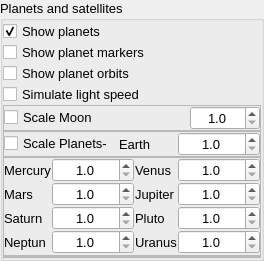
           <widget class="QGroupBox" name="planetsGroupBox">
            <property name="font">
             <font>
              <pointsize>10</pointsize>
              <weight>50</weight>
              <bold>false</bold>
             </font>
            </property>
            <property name="title">
             <string>Planets and satellites</string>
            </property>
            <property name="checkable">
             <bool>false</bool>
            </property>
            <layout class="QVBoxLayout" name="verticalLayout_2">
             <property name="spacing">
              <number>0</number>
             </property>
             <property name="leftMargin">
              <number>0</number>
             </property>
             <property name="topMargin">
              <number>0</number>
             </property>
             <property name="rightMargin">
              <number>0</number>
             </property>
             <property name="bottomMargin">
              <number>0</number>
             </property>
             <item>
              <widget class="QCheckBox" name="showPlanetCheckBox">
               <property name="text">
                <string>Show planets</string>
               </property>
               <property name="checked">
                <bool>true</bool>
               </property>
              </widget>
             </item>
             <item>
              <widget class="QCheckBox" name="planetMarkerCheckBox">
               <property name="text">
                <string>Show planet markers</string>
               </property>
              </widget>
             </item>
             <item>
              <widget class="QCheckBox" name="planetOrbitCheckBox">
               <property name="sizePolicy">
                <sizepolicy hsizetype="Minimum" vsizetype="Fixed">
                 <horstretch>0</horstretch>
                 <verstretch>0</verstretch>
                </sizepolicy>
               </property>
               <property name="text">
                <string>Show planet orbits</string>
               </property>
              </widget>
             </item>
             <item>
              <widget class="QCheckBox" name="planetLightSpeedCheckBox">
               <property name="text">
                <string>Simulate light speed</string>
               </property>
              </widget>
             </item>
             <item>
              <widget class="QFrame" name="frame_5">
               <property name="frameShape">
                <enum>QFrame::StyledPanel</enum>
               </property>
               <property name="frameShadow">
                <enum>QFrame::Plain</enum>
               </property>
               <layout class="QHBoxLayout" name="horizontalLayout_15">
                <property name="leftMargin">
                 <number>0</number>
                </property>
                <property name="topMargin">
                 <number>0</number>
                </property>
                <property name="rightMargin">
                 <number>0</number>
                </property>
                <property name="bottomMargin">
                 <number>0</number>
                </property>
                <item>
                 <widget class="QCheckBox" name="planetScaleMoonCheckBox">
                  <property name="text">
                   <string>Scale Moon</string>
                  </property>
                 </widget>
                </item>
                <item>
                 <widget class="QDoubleSpinBox" name="moonScaleSpinBox">
                  <property name="maximumSize">
                   <size>
                    <width>70</width>
                    <height>16777215</height>
                   </size>
                  </property>
                  <property name="alignment">
                   <set>Qt::AlignCenter</set>
                  </property>
                  <property name="decimals">
                   <number>1</number>
                  </property>
                  <property name="minimum">
                   <double>1.000000000000000</double>
                  </property>
                 </widget>
                </item>
               </layout>
              </widget>
             </item>
             <item>
              <widget class="QFrame" name="frame_6">
               <property name="frameShape">
                <enum>QFrame::StyledPanel</enum>
               </property>
               <property name="frameShadow">
                <enum>QFrame::Plain</enum>
               </property>
               <layout class="QHBoxLayout" name="horizontalLayout_29">
                <property name="leftMargin">
                 <number>0</number>
                </property>
                <property name="topMargin">
                 <number>0</number>
                </property>
                <property name="rightMargin">
                 <number>0</number>
                </property>
                <property name="bottomMargin">
                 <number>0</number>
                </property>
                <item>
                 <widget class="QCheckBox" name="planetScalePlanetCheckBox">
                  <property name="text">
                   <string>Scale Planets-</string>
                  </property>
                 </widget>
                </item>
                <item>
                 <widget class="QLabel" name="Earth">
                  <property name="text">
                   <string>Earth</string>
                  </property>
                 </widget>
                </item>
                <item>
                 <widget class="QDoubleSpinBox" name="earthSpinBox">
                  <property name="alignment">
                   <set>Qt::AlignCenter</set>
                  </property>
                  <property name="decimals">
                   <number>1</number>
                  </property>
                  <property name="minimum">
                   <double>1.000000000000000</double>
                  </property>
                  <property name="maximum">
                   <double>500000.000000000000000</double>
                  </property>
                  <property name="singleStep">
                   <double>5.000000000000000</double>
                  </property>
                 </widget>
                </item>
               </layout>
              </widget>
             </item>
             <item>
              <widget class="QFrame" name="frame_10">
               <property name="frameShape">
                <enum>QFrame::StyledPanel</enum>
               </property>
               <property name="frameShadow">
                <enum>QFrame::Plain</enum>
               </property>
               <layout class="QGridLayout" name="gridLayout_12">
                <property name="leftMargin">
                 <number>0</number>
                </property>
                <property name="topMargin">
                 <number>0</number>
                </property>
                <property name="rightMargin">
                 <number>0</number>
                </property>
                <property name="bottomMargin">
                 <number>1</number>
                </property>
                <property name="horizontalSpacing">
                 <number>1</number>
                </property>
                <property name="verticalSpacing">
                 <number>0</number>
                </property>
                <item row="0" column="0">
                 <widget class="QLabel" name="label_10">
                  <property name="text">
                   <string>Mercury</string>
                  </property>
                 </widget>
                </item>
                <item row="0" column="1">
                 <widget class="QDoubleSpinBox" name="mercurySpinBox">
                  <property name="alignment">
                   <set>Qt::AlignCenter</set>
                  </property>
                  <property name="decimals">
                   <number>1</number>
                  </property>
                  <property name="minimum">
                   <double>1.000000000000000</double>
                  </property>
                  <property name="maximum">
                   <double>500000.000000000000000</double>
                  </property>
                  <property name="singleStep">
                   <double>5.000000000000000</double>
                  </property>
                 </widget>
                </item>
                <item row="0" column="2">
                 <widget class="QLabel" name="label_11">
                  <property name="text">
                   <string>Venus</string>
                  </property>
                 </widget>
                </item>
                <item row="0" column="3">
                 <widget class="QDoubleSpinBox" name="venusSpinBox">
                  <property name="alignment">
                   <set>Qt::AlignCenter</set>
                  </property>
                  <property name="decimals">
                   <number>1</number>
                  </property>
                  <property name="minimum">
                   <double>1.000000000000000</double>
                  </property>
                  <property name="maximum">
                   <double>500000.000000000000000</double>
                  </property>
                  <property name="singleStep">
                   <double>5.000000000000000</double>
                  </property>
                 </widget>
                </item>
                <item row="1" column="0">
                 <widget class="QLabel" name="label_12">
                  <property name="text">
                   <string>Mars</string>
                  </property>
                 </widget>
                </item>
                <item row="1" column="1">
                 <widget class="QDoubleSpinBox" name="marsSpinBox">
                  <property name="alignment">
                   <set>Qt::AlignCenter</set>
                  </property>
                  <property name="decimals">
                   <number>1</number>
                  </property>
                  <property name="minimum">
                   <double>1.000000000000000</double>
                  </property>
                  <property name="maximum">
                   <double>500000.000000000000000</double>
                  </property>
                  <property name="singleStep">
                   <double>5.000000000000000</double>
                  </property>
                 </widget>
                </item>
                <item row="1" column="2">
                 <widget class="QLabel" name="label_13">
                  <property name="text">
                   <string>Jupiter</string>
                  </property>
                 </widget>
                </item>
                <item row="1" column="3">
                 <widget class="QDoubleSpinBox" name="jupiterSpinBox">
                  <property name="alignment">
                   <set>Qt::AlignCenter</set>
                  </property>
                  <property name="decimals">
                   <number>1</number>
                  </property>
                  <property name="minimum">
                   <double>1.000000000000000</double>
                  </property>
                  <property name="maximum">
                   <double>500000.000000000000000</double>
                  </property>
                  <property name="singleStep">
                   <double>5.000000000000000</double>
                  </property>
                 </widget>
                </item>
                <item row="2" column="0">
                 <widget class="QLabel" name="label_15">
                  <property name="text">
                   <string>Saturn</string>
                  </property>
                 </widget>
                </item>
                <item row="2" column="1">
                 <widget class="QDoubleSpinBox" name="saturnSpinBox">
                  <property name="alignment">
                   <set>Qt::AlignCenter</set>
                  </property>
                  <property name="decimals">
                   <number>1</number>
                  </property>
                  <property name="minimum">
                   <double>1.000000000000000</double>
                  </property>
                  <property name="maximum">
                   <double>500000.000000000000000</double>
                  </property>
                  <property name="singleStep">
                   <double>5.000000000000000</double>
                  </property>
                 </widget>
                </item>
                <item row="2" column="2">
                 <widget class="QLabel" name="label_16">
                  <property name="text">
                   <string>Pluto</string>
                  </property>
                 </widget>
                </item>
                <item row="2" column="3">
                 <widget class="QDoubleSpinBox" name="plutoSpinBox">
                  <property name="alignment">
                   <set>Qt::AlignCenter</set>
                  </property>
                  <property name="decimals">
                   <number>1</number>
                  </property>
                  <property name="minimum">
                   <double>1.000000000000000</double>
                  </property>
                  <property name="maximum">
                   <double>500000.000000000000000</double>
                  </property>
                  <property name="singleStep">
                   <double>5.000000000000000</double>
                  </property>
                 </widget>
                </item>
                <item row="3" column="0">
                 <widget class="QLabel" name="label_17">
                  <property name="text">
                   <string>Neptun</string>
                  </property>
                 </widget>
                </item>
                <item row="3" column="1">
                 <widget class="QDoubleSpinBox" name="neptunSpinBox">
                  <property name="alignment">
                   <set>Qt::AlignCenter</set>
                  </property>
                  <property name="decimals">
                   <number>1</number>
                  </property>
                  <property name="minimum">
                   <double>1.000000000000000</double>
                  </property>
                  <property name="maximum">
                   <double>500000.000000000000000</double>
                  </property>
                  <property name="singleStep">
                   <double>5.000000000000000</double>
                  </property>
                 </widget>
                </item>
                <item row="3" column="2">
                 <widget class="QLabel" name="label_18">
                  <property name="text">
                   <string>Uranus</string>
                  </property>
                 </widget>
                </item>
                <item row="3" column="3">
                 <widget class="QDoubleSpinBox" name="uranusSpinBox">
                  <property name="alignment">
                   <set>Qt::AlignCenter</set>
                  </property>
                  <property name="decimals">
                   <number>1</number>
                  </property>
                  <property name="minimum">
                   <double>1.000000000000000</double>
                  </property>
                  <property name="maximum">
                   <double>500000.000000000000000</double>
                  </property>
                  <property name="singleStep">
                   <double>5.000000000000000</double>
                  </property>
                 </widget>
                </item>
               </layout>
              </widget>
             </item>
             <item>
              <widget class="QFrame" name="frame_15">
               <property name="frameShape">
                <enum>QFrame::StyledPanel</enum>
               </property>
               <property name="frameShadow">
                <enum>QFrame::Plain</enum>
               </property>
               <layout class="QHBoxLayout" name="horizontalLayout_16">
                <property name="leftMargin">
                 <number>0</number>
                </property>
                <property name="topMargin">
                 <number>0</number>
                </property>
                <property name="rightMargin">
                 <number>0</number>
                </property>
                <property name="bottomMargin">
                 <number>0</number>
                </property>
               </layout>
              </widget>
             </item>
            </layout>
           </widget>
